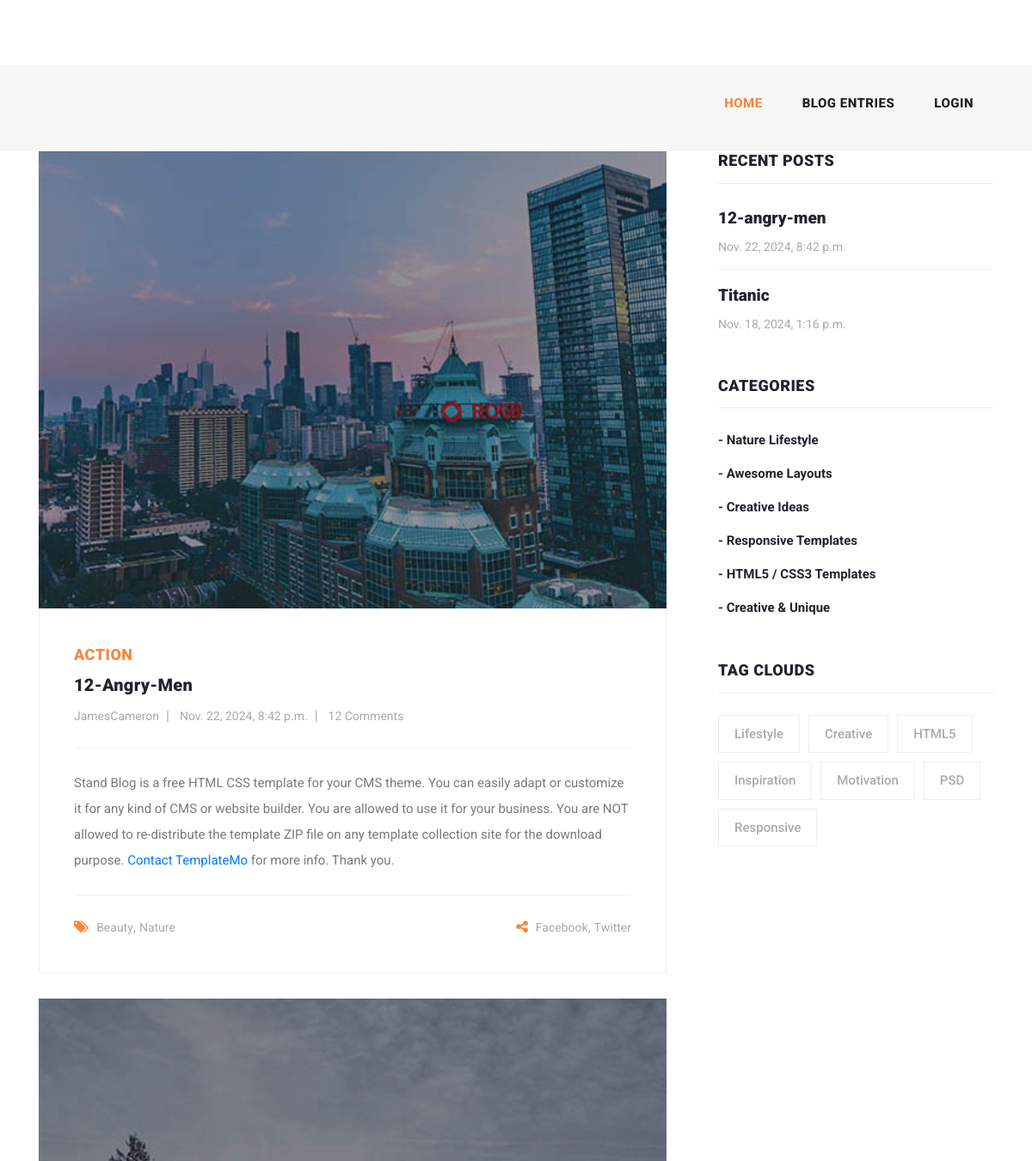
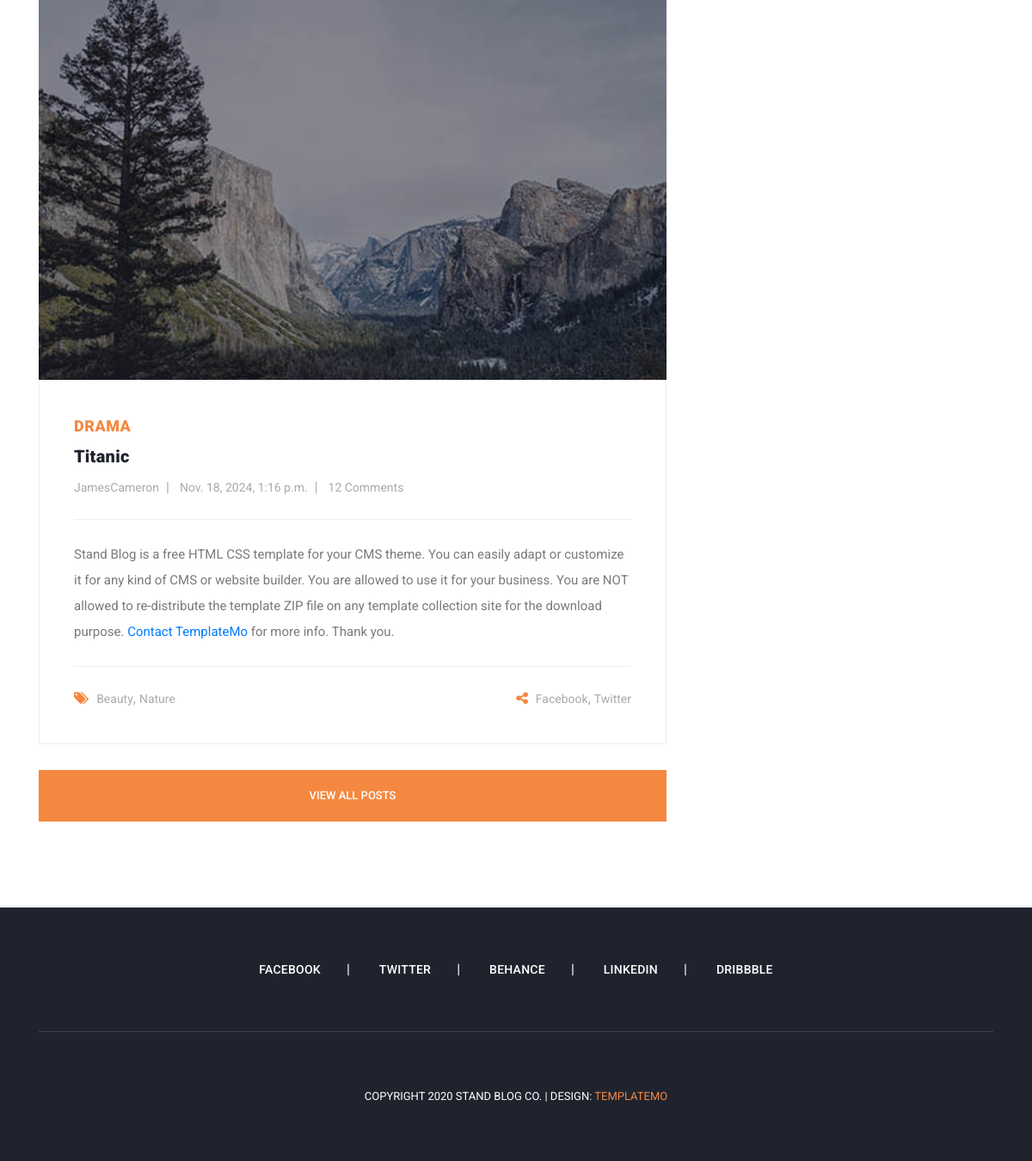
The page / on the database its author committed (2 pictures, top to bottom).
### blog/models.py (models this page shows, shortened)
class Article(models.Model):
    CHOICES = (
        ('A','PYTHON'),
        ('B','DJANGO')
    )
    author = models.ForeignKey(User, on_delete=models.CASCADE)
    category = models.ManyToManyField(Category)
    title = models.CharField(max_length=70,help_text='enter title',unique=True)
    body = models.TextField(choices=CHOICES)
    image = models.ImageField(upload_to='images/articles',unique_for_date='pop_date')
    created = models.DateTimeField(auto_now_add=True)
    updated = models.DateTimeField(auto_now=True)
    pop_date = models.DateField(default=timezone.now())
    floatfield = models.FloatField(default=0)
    myfile = models.FileField(null=True,upload_to='files/articles')
    status = models.BooleanField(default=False)
    objects = models.Manager()
    custom = ArticleManager()
    slug = models.SlugField(unique=True,null=True,blank=True)
    class Meta:
        ordering = ['-updated',]
        verbose_name = 'post'
    def get_absolute_url(self):
        return reverse('blog:article_detail',kwargs={'slug':self.slug})

class Category(models.Model):
    name = models.CharField(max_length=50)
    created = models.DateTimeField(auto_now_add=True)
    def __str__(self):
        return self.name

### home/views.py (the view)
# urls.py: path("",views.home,name="home"),
def home(request):
    article = Article.objects.all()
    recent_articles = Article.objects.all()[:3]
    return render(request,'home/index.html',context={'articles':article,'recent_articles':recent_articles})

### home/templates/home/index.html (shortened to what this page needs)
{% extends 'base.html' %}
{% load static %}
{% block content %}
<section class="blog-posts">
    <div class="container">
        <div class="row">
            <div class="col-lg-8">
                <div class="all-blog-posts">
                    <div class="row">
                        {% for article in recent_articles %}
                            <div class="col-lg-12">
                            <div class="blog-post">
                                <div class="blog-thumb">
                                    <img src="{{ article.image.url }}" alt="">
                                </div>
                                <div class="down-content">
                                    <span>{{ article.category.all.first }}</span>
                                    <a href="post-details.html"><h4>{{ article.title }}</h4></a>
                                    <ul class="post-info">
                                        <li><a href="#">{{ article.author }}</a></li>
                                        <li><a href="#">{{ article.created}}</a></li>
                                        <li><a href="#">12 Comments</a></li>
                                    </ul>
                                    <p>Stand Blog is a free HTML CSS template for your CMS theme. You can easily adapt
                                        or customize it for any kind of CMS or website builder. You are allowed to use
                                        it for your business. You are NOT allowed to re-distribute the template ZIP file
                                        on any template collection site for the download purpose. <a rel="nofollow"
                                                                                                     href="https://templatemo.com/contact"
                                                                                                     target="_parent">Contact
                                            TemplateMo</a> for more info. Thank you.</p>
                                    <div class="post-options">
                                        <div class="row">
                                            <div class="col-6">
                                                <ul class="post-tags">
                                                    <li><i class="fa fa-tags"></i></li>
                                                    <li><a href="#">Beauty</a>,</li>
                                                    <li><a href="#">Nature</a></li>
                                                </ul>
                                            </div>
                                            <div class="col-6">
                                                <ul class="post-share">
                                                    <li><i class="fa fa-share-alt"></i></li>
                                                    <li><a href="#">Facebook</a>,</li>
                                                    <li><a href="#"> Twitter</a></li>
                                                </ul>
                                            </div>
                                        </div>
                                    </div>
                                </div>
                            </div>
                        </div>
                        {% endfor %}
                        <div class="col-lg-12">
                            <div class="main-button">
                                <a href="{% url 'blog:list' %}">View All Posts</a>
                            </div>
                        </div>
                    </div>
                </div>
            </div>
            <div class="col-lg-4">
                <div class="sidebar">
                    <div class="row">
                        <div class="col-lg-12">
                            <div class="sidebar-item search">
                                <form id="search_form" name="gs" method="GET" action="#">
                                </form>
                            </div>
                        </div>
                        <div class="col-lg-12">
                            <div class="sidebar-item recent-posts">
                                <div class="sidebar-heading">
                                    <h2>Recent Posts</h2>
                                </div>
                                <div class="content">
                                    <ul>
                                        {% for article in recent_articles %}
                                             <li><a href="post-details.html">
                                            <h5>{{ article.title }}</h5>
                                            <span>{{ article.created }}</span>
                                        </a></li>
                                        {% endfor %}
                                    </ul>
                                </div>
                            </div>
                        </div>
                        <div class="col-lg-12">
                            <div class="sidebar-item categories">
                                <div class="sidebar-heading">
                                    <h2>Categories</h2>
                                </div>
                                <div class="content">
                                    <ul>
                                        <li><a href="#">- Nature Lifestyle</a></li>
                                        <li><a href="#">- Awesome Layouts</a></li>
                                        <li><a href="#">- Creative Ideas</a></li>
                                        <li><a href="#">- Responsive Templates</a></li>
                                        <li><a href="#">- HTML5 / CSS3 Templates</a></li>
                                        <li><a href="#">- Creative &amp; Unique</a></li>
                                    </ul>
                                </div>
                            </div>
                        </div>
                        <div class="col-lg-12">
                            <div class="sidebar-item tags">
                                <div class="sidebar-heading">
                                    <h2>Tag Clouds</h2>
                                </div>
                                <div class="content">
                                    <ul>
                                        <li><a href="#">Lifestyle</a></li>
                                        <li><a href="#">Creative</a></li>
                                        <li><a href="#">HTML5</a></li>
                                        <li><a href="#">Inspiration</a></li>
                                        <li><a href="#">Motivation</a></li>
                                        <li><a href="#">PSD</a></li>
                                        <li><a href="#">Responsive</a></li>
                                    </ul>
                                </div>
                            </div>
                        </div>
                    </div>
                </div>
            </div>
        </div>
    </div>
</section>
{% endblock %}

### static/css/templatemo-stand-blog.css (style rules this page uses)
body { font-family: 'Roboto', sans-serif; overflow-x: hidden; text-rendering: optimizeLegibility; -webkit-font-smoothing: antialiased; -moz-osx-font-smoothing: grayscale; }
p { margin-bottom: 0px; font-size: 15px; font-weight: 400; color: #7a7a7a; line-height: 30px; }
a { text-decoration: none!important; }
ul { padding: 0; margin: 0; list-style: none; }
h1,h2,h3,h4,h5,h6 { margin: 0px; }
.main-button a { display: inline-block; background-color: #f48840; color: #fff; font-size: 13px; font-weight: 500; padding: 12px 20px; text-transform: uppercase; transition: all .3s; }
.blog-posts { margin-top: 100px; }
.blog-posts .blog-post { margin-bottom: 30px; }
.blog-posts .blog-thumb img { width: 100%; overflow: hidden; }
.blog-posts .down-content { padding: 40px; border-right: 1px solid #eee; border-left: 1px solid #eee; border-bottom: 1px solid #eee; }
.blog-posts .down-content span { font-size: 18px; text-transform: uppercase; letter-spacing: 0.5px; font-weight: 900; color: #f48840; }
.blog-posts .down-content h4 { font-size: 24px; text-transform: capitalize; letter-spacing: 0.5px; font-weight: 900; color: #20232e; margin: 10px 0px 12px 0px; }
.blog-posts .down-content ul.post-info li { display: inline-block; margin-right: 8px; }
.blog-posts .down-content ul.post-info li:after { content: '|'; color: #aaa; margin-left: 8px; }
.blog-posts .down-content h4 { font-size: 20px; letter-spacing: 0.25px; }
.blog-posts .down-content ul.post-info li:last-child::after { display: none; }
.blog-posts .down-content ul.post-info li a { font-size: 14px; color: #aaa; font-weight: 400; transition: all .3s; }
.blog-posts .down-content p { padding: 25px 0px; margin: 25px 0px; border-top: 1px solid #eee; border-bottom: 1px solid #eee; }
.blog-posts .down-content ul.post-share { text-align: right; }
.blog-posts .down-content ul.post-tags li, .blog-posts .down-content ul.post-share li { display: inline-block; }
.blog-posts .down-content ul.post-tags li:first-child i, .blog-posts .down-content ul.post-share li:first-child i { color: #f48840; margin-right: 5px; }
.blog-posts .down-content ul.post-tags li, .blog-posts .down-content ul.post-share li { color: #aaa; }
.blog-posts .down-content ul.post-tags li a, .blog-posts .down-content ul.post-share li a { font-size: 14px; color: #aaa; font-weight: 400; transition: all .3s; }
.blog-posts .main-button a { height: 60px; line-height: 60px; padding: 0px; width: 100%; text-align: center; }
.blog-posts .sidebar-heading h2 { font-size: 18px; text-transform: uppercase; font-weight: 900; letter-spacing: 0.5px; color: #20232e; border-bottom: 1px solid #eee; padding-bottom: 15px; margin-bottom: 25px; }
.sidebar { margin-left: 30px; }
.sidebar .sidebar-item { margin-top: 50px; }
.sidebar .search { margin-top: 0px; }
.sidebar .sidebar-heading h2 { font-size: 18px; text-transform: uppercase; font-weight: 900; letter-spacing: 0.5px; color: #20232e; border-bottom: 1px solid #eee; padding-bottom: 15px; margin-bottom: 25px; }
.sidebar .recent-posts ul li { margin-bottom: 15px; padding-bottom: 15px; border-bottom: 1px solid #eee; }
.sidebar .recent-posts ul li:last-child { margin-bottom: 0px; padding-bottom: 0px; border-bottom: none; }
.sidebar .recent-posts ul li h5 { font-size: 19px; font-weight: 900; color: #20232e; line-height: 30px; transition: all 0.3s; }
.sidebar .recent-posts ul li span { display: block; font-size: 14px; color: #aaa; margin-top: 8px; }
.sidebar .categories ul li { margin-bottom: 15px; }
.sidebar .categories ul li:last-child { margin-bottom: 0px; }
.sidebar .categories ul li a { font-size: 15px; font-weight: 700; color: #20232e; transition: all .3s; }
.sidebar .tags ul li { margin-right: 6px; display: inline-block; }
.sidebar .tags ul li { margin-bottom: 10px; }
.sidebar .tags ul li a { font-size: 15px; font-weight: 500; color: #aaa; display: inline-block; border: 1px solid #eee; padding: 10px 18px; transition: all .3s; }

### rows shown on the page
Article: image (picture), category.all.first "ACTION", title "12-Angry-Men", author "JamesCameron", created "Nov. 22, 2024, 8:42 p.m.", title "12-angry-men"
Article: image (picture), category.all.first "DRAMA", title "Titanic", author "JamesCameron", created "Nov. 18, 2024, 1:16 p.m."
